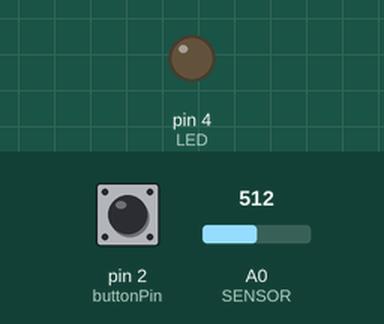
This sketch was run on a simulated Arduino Uno, built with avr-gcc and run on an emulated ATmega328P. Parts: output pins drawn as LEDs (lit = HIGH). The inputs (shaded band) are chosen by the test bench; at power-on: pin 2 (buttonPin) LOW, A0 (SENSOR) = 512. What the sketch prints to the serial monitor is not drawn.

Above: at 1.2 s.
1.3 s: pin 2 (buttonPin) pulled HIGH for 0.15 s
At 1.37 s:
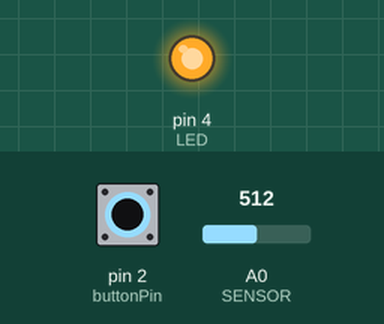
4.5 s: pin 2 (buttonPin) pulled HIGH for 3.2 s
At 8.6 s:
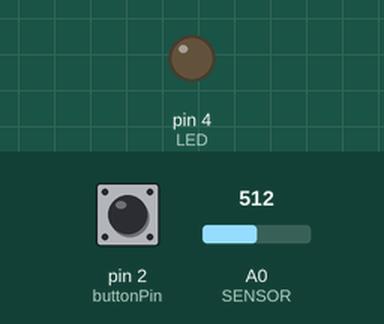
Timing chart, 0 to 10.1 s (numbered marks = the images above; inputs shaded):
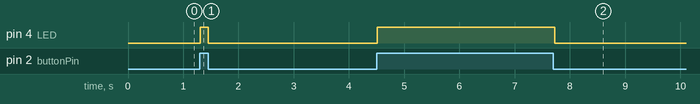

Measured:
- after the input at 1.3 s, pin 4 (LED): LOW → HIGH at once, → LOW 0.15 s later
- after the input at 4.5 s, pin 4 (LED): LOW → HIGH at once, → LOW 3.2 s later

The sketch:

FINAL.ino
```cpp
const int SENSOR = A0;
int val = 0;
int buttonPin = 2;
int buttonState = 2;
int LED = 4;


void setup() {
  pinMode(LED,OUTPUT);
  pinMode(buttonPin, INPUT);
  pinMode (SENSOR, INPUT);
  Serial.begin(9600);

}

void loop() {
val = analogRead(SENSOR);
val = val/4;
delay(50);


buttonState = digitalRead(buttonPin);
if(buttonState == HIGH){
    digitalWrite(LED,HIGH);
    //Serial.println("HIGH");
  }else{
    digitalWrite(LED,LOW);
    //Serial.println("LOW");
}


//Serial.write(buttonPress);
Serial.write(val);

}
```
